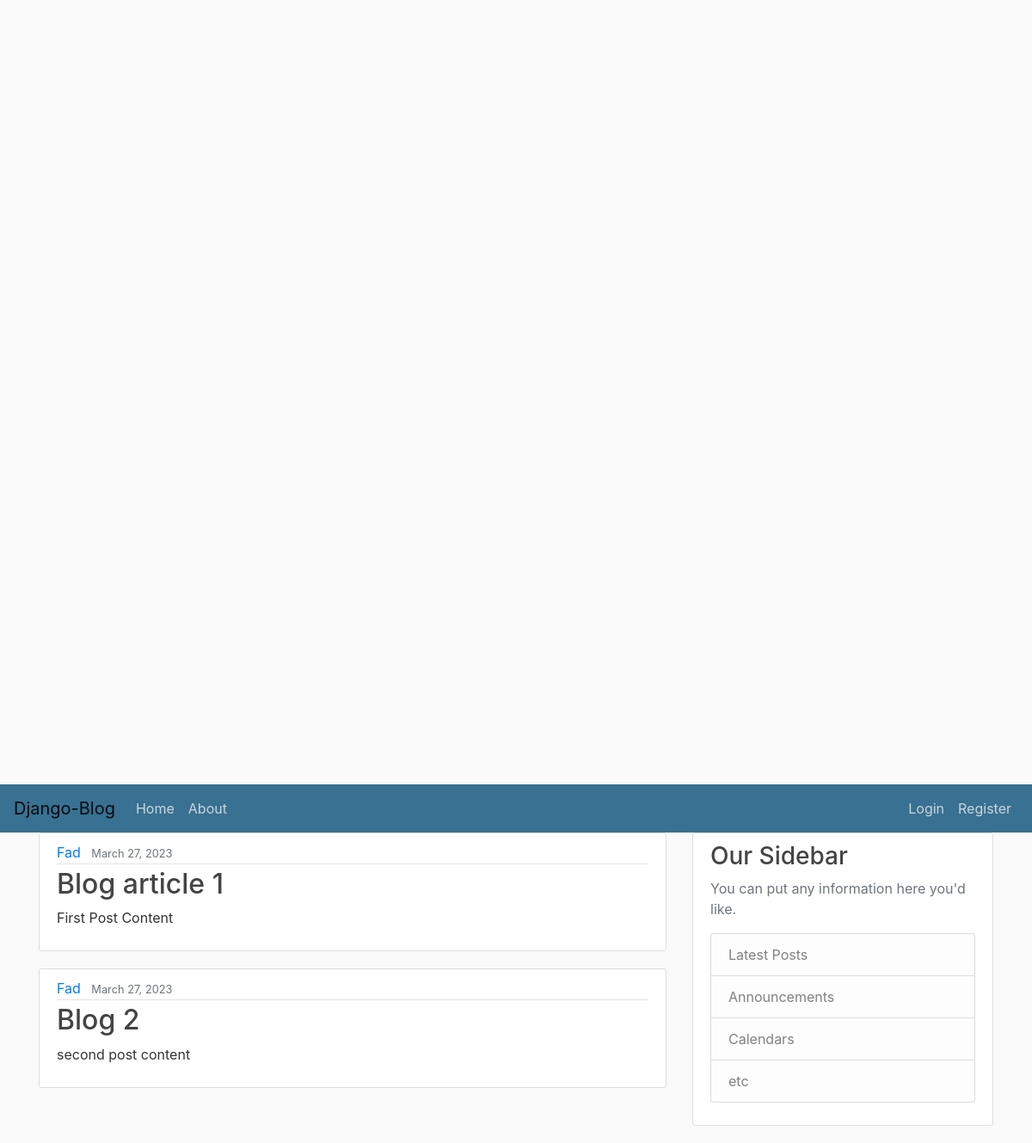
The app's page /, older data.
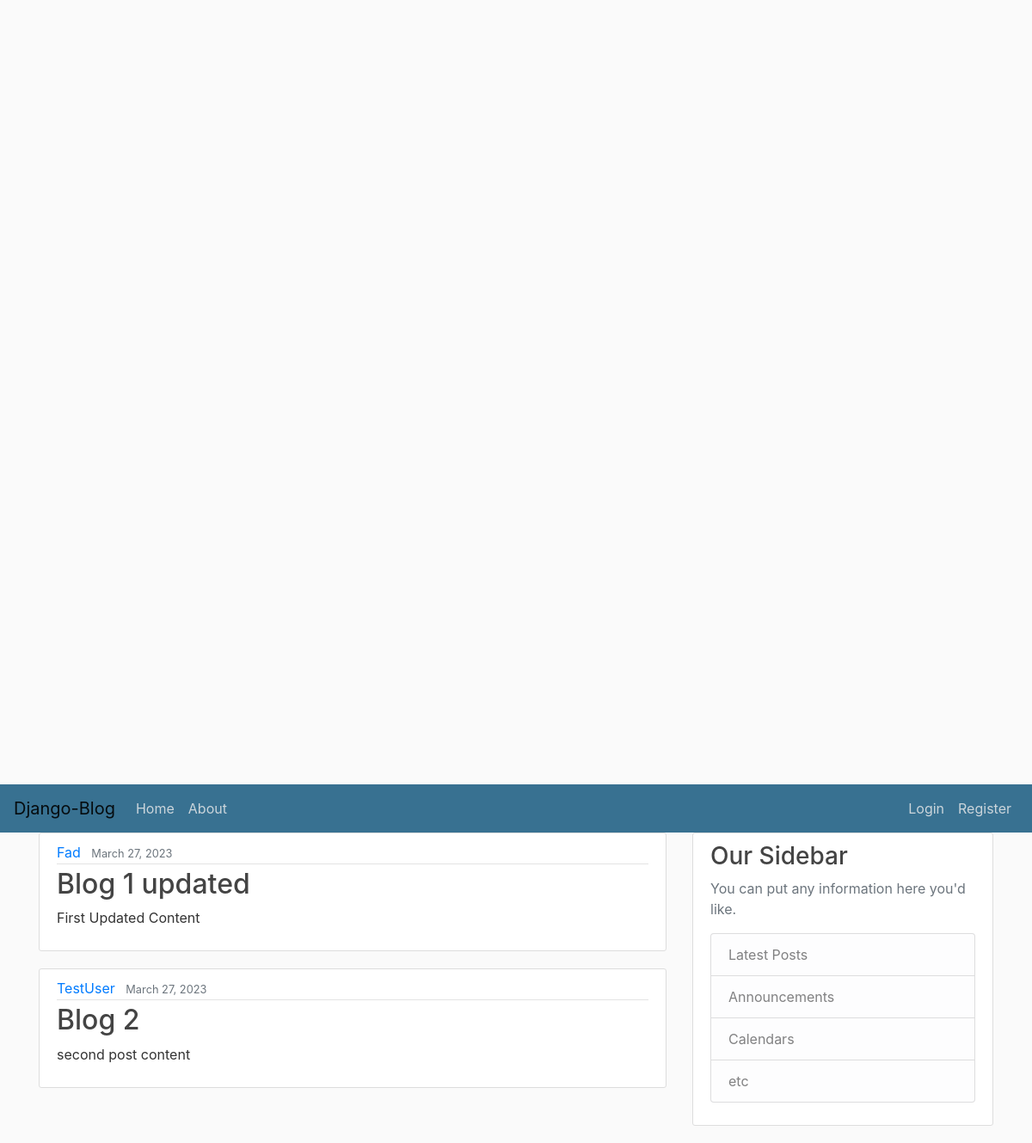
The same page, newer data.
### blog/models.py (models this page shows, shortened)
class Post(models.Model):
    title = models.CharField(max_length=100)
    content = models.TextField()
    date_posted = models.DateTimeField(default=timezone.now)
    author = models.ForeignKey(User, on_delete=models.CASCADE)

### blog/views.py (the view)
# urls.py: path('', views.home, name='blog-home'),
def home(request):
    content = {
        'posts': Post.objects.all()
    }
    return render(request, 'blog/home.html', content)

### blog/templates/blog/home.html
    {% extends "blog/base.html" %}
    {% block content %}
        {% for post in posts %}
            <article class="media content-section">
              <div class="media-body">
                <div class="article-metadata">
                  <a class="mr-2" href="#">{{ post.author }}</a>
                  <small class="text-muted">{{ post.date_posted|date:"F d, Y" }}</small>
                </div>
                <h2><a class="article-title" href="#">{{ post.title }}</a></h2>
                <p class="article-content">{{ post.content }}</p>
              </div>
            </article>
        {% endfor %}
    {% endblock content %}

Row changes from the older to the newer data that the page shows:
changed Post "Fad": title "Blog article 1" → "Blog 1 updated"; content "First Post Content" → "First Updated Content"
changed Post "Blog 2": author "Fad" → "TestUser"
